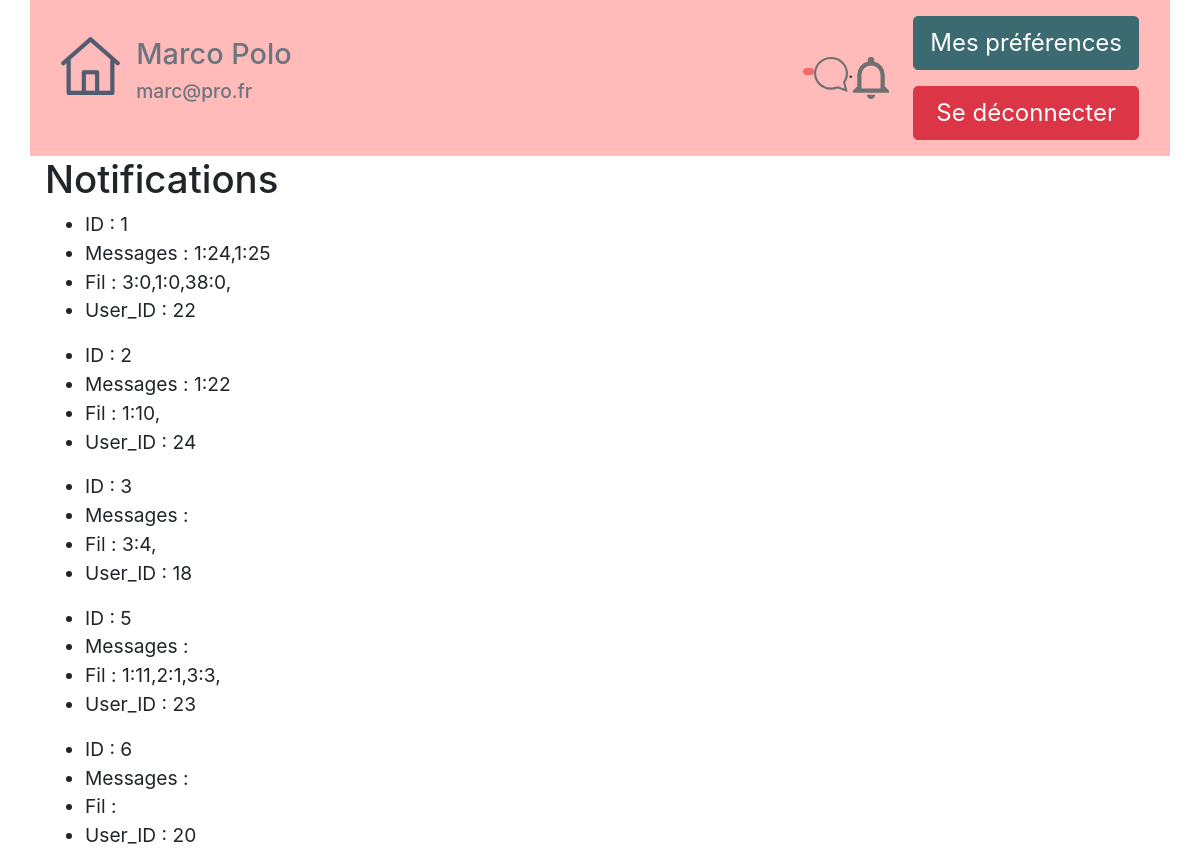
The app's page /notifications/notificationsAView/ (signed in), older data.
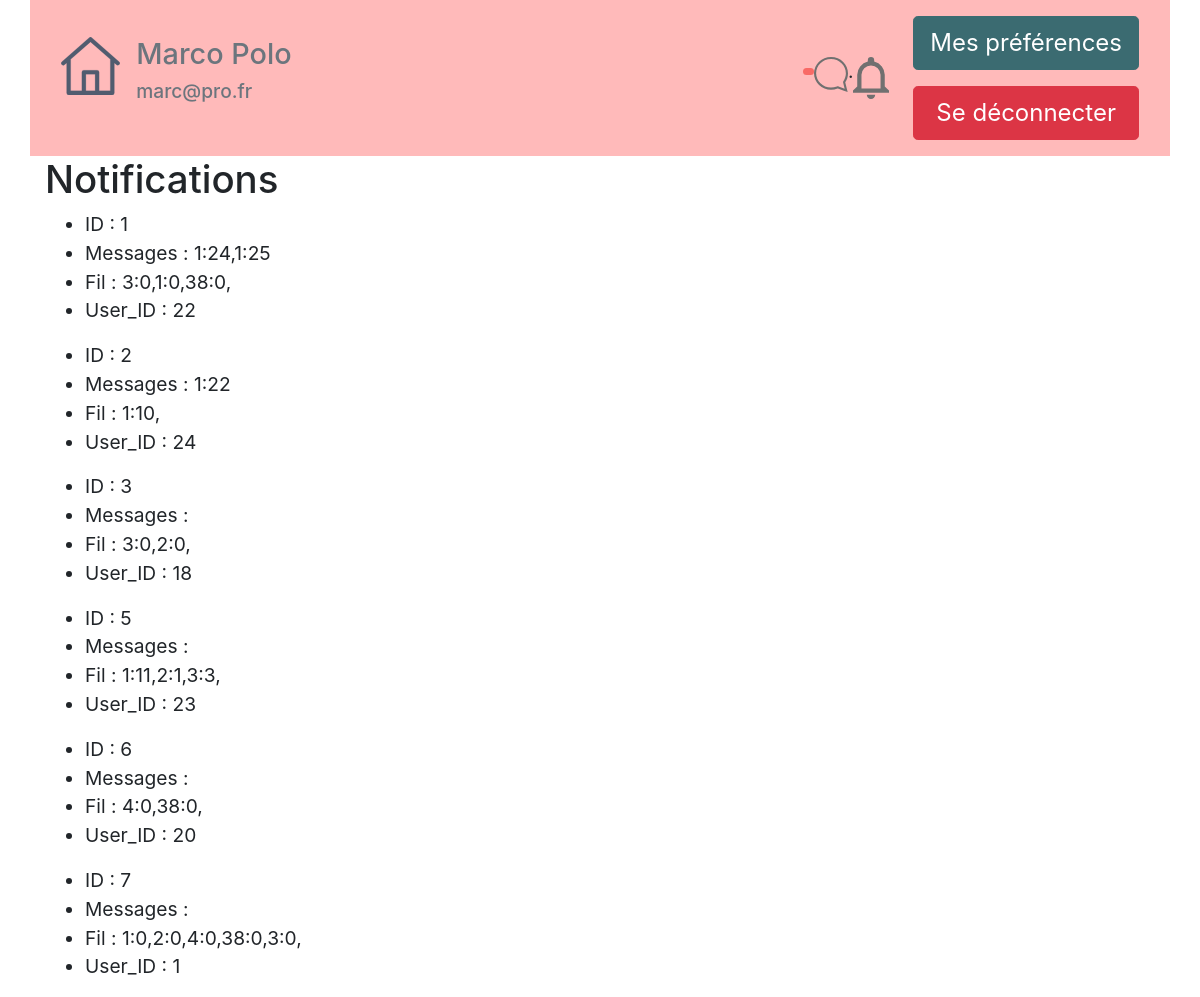
The same page, newer data.
### notifications/models.py (models this page shows)
class Notifications(models.Model): #extend User proprieties
    user = models.OneToOneField(User,on_delete=models.CASCADE,default=1)
    NotifMessages = models.TextField(verbose_name="Notifications Des Nouveaux Messages") #contain list of waiting notif
    NotifFil = models.TextField( verbose_name="Notifications du fil",) # contain list of wainting notif

### notifications/views.py (the view)
# urls.py: path('notificationsAView/', views.NotifList.as_view(template_name='notifications/notifications_list.html'), name="notificationsAView"),
class NotifList(ListView):
    model = models.Notifications

### notifications/templates/notifications/notifications_list.html
{% extends "tablecom/base.html" %}
{% block content %}
<div class="container">
    <h2>Notifications</h2>{% for notif in object_list %}
    <ul>
            <li>ID : {{ notif.id }}</li>
        <li>Messages : {{ notif.NotifMessages }}</li>
        <li>Fil : {{ notif.NotifFil }}</li>
        <li>User_ID : {{ notif.user_id }}</li>
    </ul>{% endfor %}
</div>
{% endblock %}

### tablecom/templates/tablecom/base.html (shortened to what this page needs)
<!DOCTYPE html>
    {% load static %}
    {% block head %}
        <html lang="fr">
        <head>
        <link rel="stylesheet" href="/static/bootstrapExportTheme/bootstrap.min.css" >
        <link rel="stylesheet" type="text/css" href="https://cdn.jsdelivr.net/npm/cookieconsent@3/build/cookieconsent.min.css" />
        </head>
    {% endblock %}
<body>
    <nav>
       {% block nav %}
            {% if user.is_authenticated %}
<div class="container" style="background:#ffbaba !important;">
    <div class="d-flex flex-wrap align-items-center">
          <div class="mr-auto p-2 ">
            <div class="d-flex justify-content-start">
                <div class="p-2"><a href="{% url 'accueil' %}"><img src="/static/images/home.svg" class="img-fluid"></a></div>
                <div class="p-2"><h4 class="text-secondary">{{ user.first_name }} {{ user.last_name }}</h4><h6 class="text-secondary"><p>{{ user.email }}</p></h6></div>
            </div>
          </div>
          <div class="p-2 ">
            <div class="d-flex">
                <h6><span class="badge badge-primary">{{ CarrierList.0 }} </span></h6> <a href="{% url 'accueil' %}"><img src="{% static 'images/notif_mess_perso.svg' %}" class="img-fluid"></a>
                .<a href="{% url 'accueil' %}"><img src="{% static 'images/notif_fil_general.svg' %}" class="img-fluid"></a><h6></h6>
            </div>
          </div>
          <div class="p-2 ">
            <div class="d-flex flex-column">
              <div class="p-2"><a href="{% url 'MyProfile' %}"><button type="button" class="btn btn-info btn-lg">Mes préférences</button></a></div>
              <div class="p-2"><a href="{% url 'deconnexion' %}"><button type="button" class="btn btn-danger btn-block btn-lg">Se déconnecter</button></a></div>
            </div>
          </div>
    </div>
</div>
            {% else %}
        <div class="container">
        </div>
            {% endif %}
       {% endblock %}
   </nav>
    {% block content %}Contenu à introduire{% endblock %}
</body>
</html>

Row changes from the older to the newer data that the page shows:
changed Notifications id 3: NotifFil "3:4," → "3:0,2:0,"
changed Notifications id 6: NotifFil (not shown) → "4:0,38:0,"
added Notifications: id "7", NotifFil "1:0,2:0,4:0,38:0,3:0,", user_id "1"
